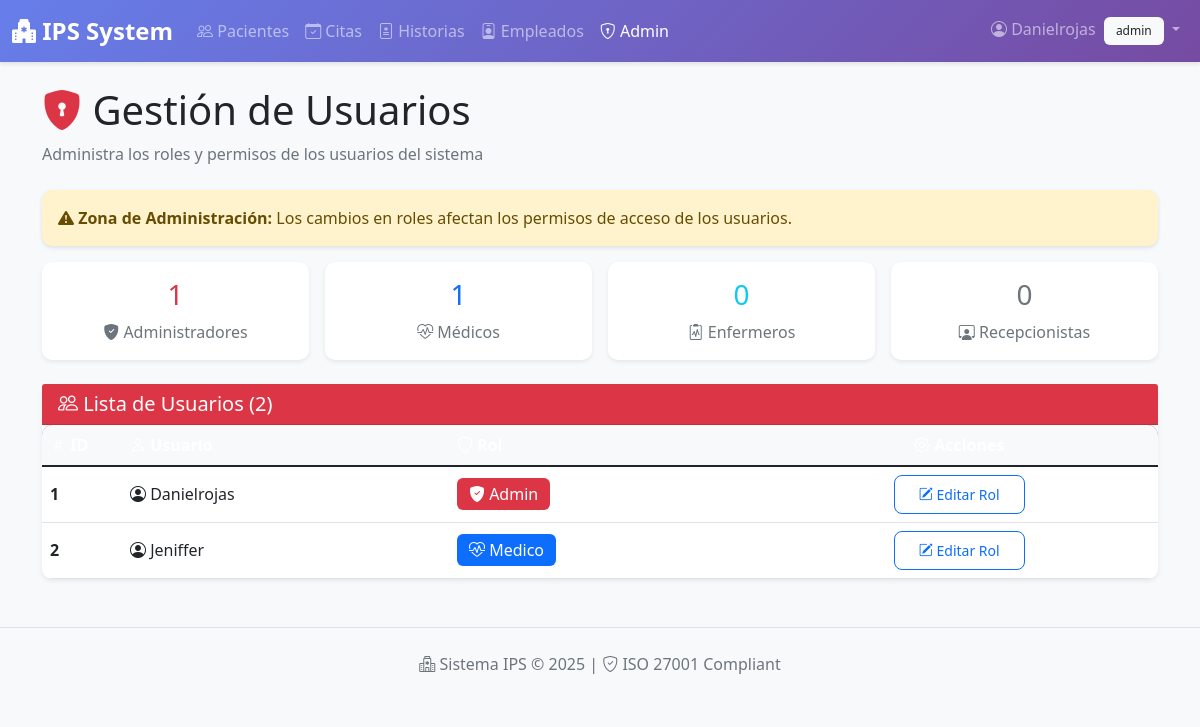
The app's page /admin/users (signed in) with its own data.
### app/models.py (models this page shows, shortened)
class User(UserMixin, db.Model):
    id = db.Column(db.Integer, primary_key=True)
    username = db.Column(db.String(100), unique=True, nullable=False)
    password_hash = db.Column(db.String(128))
    role = db.Column(db.String(50), default='recepcionista', nullable=False)  # admin, medico, recepcionista, enfermero
    failed_login_attempts = db.Column(db.Integer, default=0)
    locked_until = db.Column(db.DateTime, nullable=True)
    def has_role(self, role: str) -> bool:
        return self.role == role

### app/admin/routes.py (the view)
@admin_bp.route('/users')
@login_required
@require_role('admin')
def list_users():
    users = User.query.order_by(User.username).all()
    return render_template('admin/users.html', users=users, title='Gestión de Usuarios')

### app/auth/__init__.py (called while the page is built)
@auth_bp.before_app_request
def before_request():
    pass

### app/infrastructure/security/access_control.py (called while the page is built)
def require_role(role):
    def decorator(f):
        @wraps(f)
        def decorated_function(*args, **kwargs):
            if not current_user.is_authenticated:
                flash('Por favor inicia sesión para acceder.')
                return redirect(url_for('auth.login'))
            if not current_user.has_role(role):
                flash(f'Acceso denegado. Se requiere rol: {role}')
                abort(403)
            return f(*args, **kwargs)
        return decorated_function
    return decorator

### app/templates/admin/users.html
{% extends "base.html" %}
{% block content %}
<div class="container mt-4">
    <div class="mb-4">
        <h1 class="display-6"><i class="bi bi-shield-lock-fill text-danger"></i> Gestión de Usuarios</h1>
        <p class="text-muted">Administra los roles y permisos de los usuarios del sistema</p>
    </div>
    <div class="alert alert-warning" role="alert">
        <i class="bi bi-exclamation-triangle-fill"></i>
        <strong>Zona de Administración:</strong> Los cambios en roles afectan los permisos de acceso de los usuarios.
    </div>
    <div class="row g-3 mb-4">
        <div class="col-md-3">
            <div class="card text-center shadow-sm border-danger">
                <div class="card-body">
                    <h3 class="text-danger">{{ users|selectattr('role', 'equalto', 'admin')|list|length }}</h3>
                    <p class="text-muted mb-0"><i class="bi bi-shield-fill-check"></i> Administradores</p>
                </div>
            </div>
        </div>
        <div class="col-md-3">
            <div class="card text-center shadow-sm border-primary">
                <div class="card-body">
                    <h3 class="text-primary">{{ users|selectattr('role', 'equalto', 'medico')|list|length }}</h3>
                    <p class="text-muted mb-0"><i class="bi bi-heart-pulse"></i> Médicos</p>
                </div>
            </div>
        </div>
        <div class="col-md-3">
            <div class="card text-center shadow-sm border-info">
                <div class="card-body">
                    <h3 class="text-info">{{ users|selectattr('role', 'equalto', 'enfermero')|list|length }}</h3>
                    <p class="text-muted mb-0"><i class="bi bi-clipboard2-pulse"></i> Enfermeros</p>
                </div>
            </div>
        </div>
        <div class="col-md-3">
            <div class="card text-center shadow-sm border-secondary">
                <div class="card-body">
                    <h3 class="text-secondary">{{ users|selectattr('role', 'equalto', 'recepcionista')|list|length }}</h3>
                    <p class="text-muted mb-0"><i class="bi bi-person-workspace"></i> Recepcionistas</p>
                </div>
            </div>
        </div>
    </div>
    <div class="card shadow-sm">
        <div class="card-header bg-danger text-white">
            <h5 class="mb-0"><i class="bi bi-people"></i> Lista de Usuarios ({{ users|length }})</h5>
        </div>
        <div class="card-body p-0">
            <div class="table-responsive">
                <table class="table table-hover mb-0">
                    <thead class="table-light">
                        <tr>
                            <th scope="col" width="80"><i class="bi bi-hash"></i> ID</th>
                            <th scope="col"><i class="bi bi-person"></i> Usuario</th>
                            <th scope="col"><i class="bi bi-shield"></i> Rol</th>
                            <th scope="col" class="text-center"><i class="bi bi-gear"></i> Acciones</th>
                        </tr>
                    </thead>
                    <tbody>
                        {% for user in users %}
                        <tr>
                            <td class="align-middle"><strong>{{ user.id }}</strong></td>
                            <td class="align-middle">
                                <i class="bi bi-person-circle"></i> {{ user.username }}
                            </td>
                            <td class="align-middle">
                                <span class="badge
                                    {% if user.role == 'admin' %}bg-danger
                                    {% elif user.role == 'medico' %}bg-primary
                                    {% elif user.role == 'enfermero' %}bg-info
                                    {% else %}bg-secondary{% endif %} fs-6">
                                    {% if user.role == 'admin' %}<i class="bi bi-shield-fill-check"></i>
                                    {% elif user.role == 'medico' %}<i class="bi bi-heart-pulse"></i>
                                    {% elif user.role == 'enfermero' %}<i class="bi bi-clipboard2-pulse"></i>
                                    {% else %}<i class="bi bi-person-workspace"></i>{% endif %}
                                    {{ user.role|capitalize }}
                                </span>
                            </td>
                            <td class="align-middle text-center">
                                <a href="{{ url_for('admin.edit_user', user_id=user.id) }}"
                                   class="btn btn-sm btn-outline-primary">
                                    <i class="bi bi-pencil-square"></i> Editar Rol
                                </a>
                            </td>
                        </tr>
                        {% endfor %}
                    </tbody>
                </table>
            </div>
        </div>
    </div>
</div>
{% endblock %}

### app/templates/base.html (shortened to what this page needs)
<!DOCTYPE html>
<html lang="es">
<head>
    <link href="https://cdn.jsdelivr.net/npm/bootstrap@5.1.3/dist/css/bootstrap.min.css" rel="stylesheet">
    <link rel="stylesheet" href="https://cdn.jsdelivr.net/npm/bootstrap-icons@1.8.0/font/bootstrap-icons.css">
    <link rel="stylesheet" href="{{ url_for('static', filename='css/custom.css') }}">
</head>
<body>
    <nav class="navbar navbar-expand-lg navbar-dark" style="background: linear-gradient(135deg, #667eea 0%, #764ba2 100%);">
        <div class="container-fluid">
            <a class="navbar-brand" href="{{ url_for('main.index') }}">
                <i class="bi bi-hospital-fill"></i> IPS System
            </a>
            <div class="collapse navbar-collapse" id="navbarNav">
                <ul class="navbar-nav me-auto">
                    {% if current_user.is_authenticated %}
                        <li class="nav-item">
                            <a class="nav-link {% if request.endpoint == 'patients.index' %}active{% endif %}" href="{{ url_for('patients.index') }}">
                                <i class="bi bi-people"></i> Pacientes
                            </a>
                        </li>
                        {% if has_endpoint('appointments.index') %}
                        <li class="nav-item">
                            <a class="nav-link {% if request.endpoint and 'appointments' in request.endpoint %}active{% endif %}" href="{{ url_for('appointments.index') }}">
                                <i class="bi bi-calendar-check"></i> Citas
                            </a>
                        </li>
                        {% endif %}
                        {% if has_endpoint('records.list_records') %}
                        <li class="nav-item">
                            <a class="nav-link {% if request.endpoint and 'records' in request.endpoint %}active{% endif %}" href="{{ url_for('records.list_records') }}">
                                <i class="bi bi-file-medical"></i> Historias
                            </a>
                        </li>
                        {% endif %}
                        {% if has_endpoint('employees.index') %}
                        <li class="nav-item">
                            <a class="nav-link {% if request.endpoint and 'employees' in request.endpoint %}active{% endif %}" href="{{ url_for('employees.index') }}">
                                <i class="bi bi-person-badge"></i> Empleados
                            </a>
                        </li>
                        {% endif %}
                        {% if current_user.has_role('admin') and has_endpoint('admin.list_users') %}
                        <li class="nav-item">
                            <a class="nav-link {% if request.endpoint and 'admin' in request.endpoint %}active{% endif %}" href="{{ url_for('admin.list_users') }}">
                                <i class="bi bi-shield-lock"></i> Admin
                            </a>
                        </li>
                        {% endif %}
                    {% endif %}
                </ul>
                <ul class="navbar-nav">
                    {% if current_user.is_authenticated %}
                        <li class="nav-item dropdown">
                            <a class="nav-link dropdown-toggle" href="#" id="userDropdown" role="button" data-bs-toggle="dropdown">
                                <i class="bi bi-person-circle"></i> {{ current_user.username }}
                                <span class="badge bg-light text-dark ms-1">{{ current_user.role }}</span>
                            </a>
                        </li>
                    {% endif %}
                </ul>
            </div>
        </div>
    </nav>
    <main class="fade-in">
        {% block content %}{% endblock %}
    </main>
    <footer class="mt-5 py-4 bg-light border-top">
        <div class="container text-center text-muted">
            <p class="mb-0">
                <i class="bi bi-hospital"></i> Sistema IPS &copy; 2025 |
                <i class="bi bi-shield-check"></i> ISO 27001 Compliant
            </p>
        </div>
    </footer>
</body>
</html>

### app/static/css/custom.css (style rules this page uses)
:root { --primary-gradient: linear-gradient(135deg, #667eea 0%, #764ba2 100%); --success-gradient: linear-gradient(135deg, #11998e 0%, #38ef7d 100%); --info-gradient: linear-gradient(135deg, #3a7bd5 0%, #00d2ff 100%); --warning-gradient: linear-gradient(135deg, #f093fb 0%, #f5576c 100%); }
body { font-family: 'Segoe UI', Tahoma, Geneva, Verdana, sans-serif; background-color: #f8f9fa; }
.navbar { box-shadow: 0 2px 4px rgba(0,0,0,0.1); }
.navbar-brand { font-weight: bold; font-size: 1.5rem; }
.card { border: none; border-radius: 10px; transition: all 0.3s ease; }
.btn { border-radius: 8px; padding: 0.5rem 1.5rem; font-weight: 500; transition: all 0.3s ease; }
.table { border-radius: 10px; overflow: hidden; }
.table thead { background: linear-gradient(135deg, #667eea 0%, #764ba2 100%); color: white; }
.badge { padding: 0.5rem 0.75rem; border-radius: 6px; font-weight: 500; }
.alert { border-radius: 10px; border: none; box-shadow: 0 2px 4px rgba(0,0,0,0.1); }
.fade-in { animation: fadeIn 0.5s ease-in; }

### records on screen
User: username "Danielrojas", role "admin", id "1", role "Admin"
User: id "2", username "Jeniffer", role "Medico"

### other values on screen
{{ users|selectattr('role', 'equalto', 'admin')|list|length }} "1"
{{ users|selectattr('role', 'equalto', 'medico')|list|length }} "1"
{{ users|selectattr('role', 'equalto', 'enfermero')|list|length }} "0"
{{ users|selectattr('role', 'equalto', 'recepcionista')|list|length }} "0"
{{ users|length }} "2"
